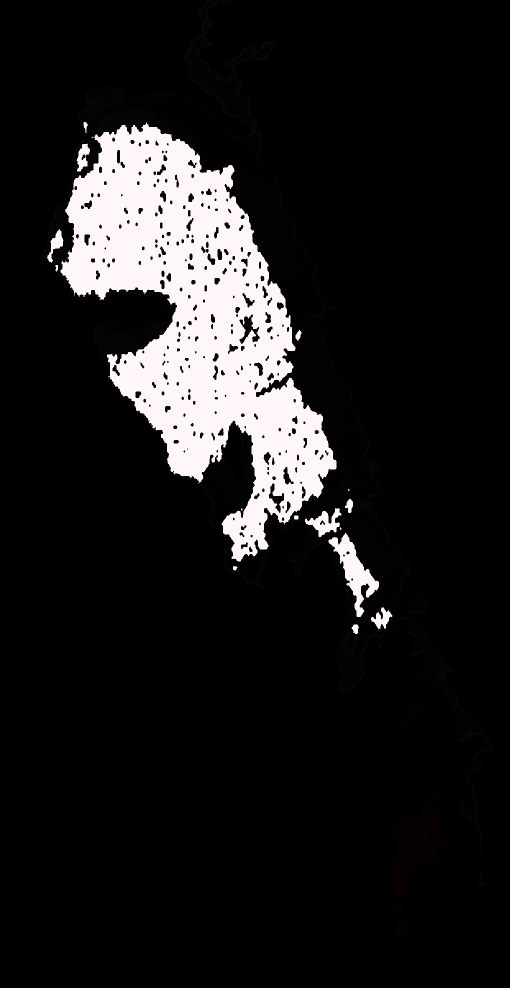
#> input picture IMG_4298a prediction v.png, 1020 x 1976 px, found by its file name (shown at 1/2 size)
$ python 'Image Comparator.py'
#> lines starting #> are read from the running program, lines starting #| are printed output that depends on the picture; after the words box and inside, x2 and y2 are one past the last pixel; in counts of white or black regions, pixels touching at a corner belong together
from PIL import Image
import numpy as np
from skimage.metrics import structural_similarity as ssim

def compute_ssim_iou(predicted_path, actual_path, threshold=0.5):
    # Load and convert images to grayscale
#> called with threshold = 0.5
    predicted_img = Image.open(predicted_path).convert('L')
    actual_img = Image.open(actual_path).convert('L')
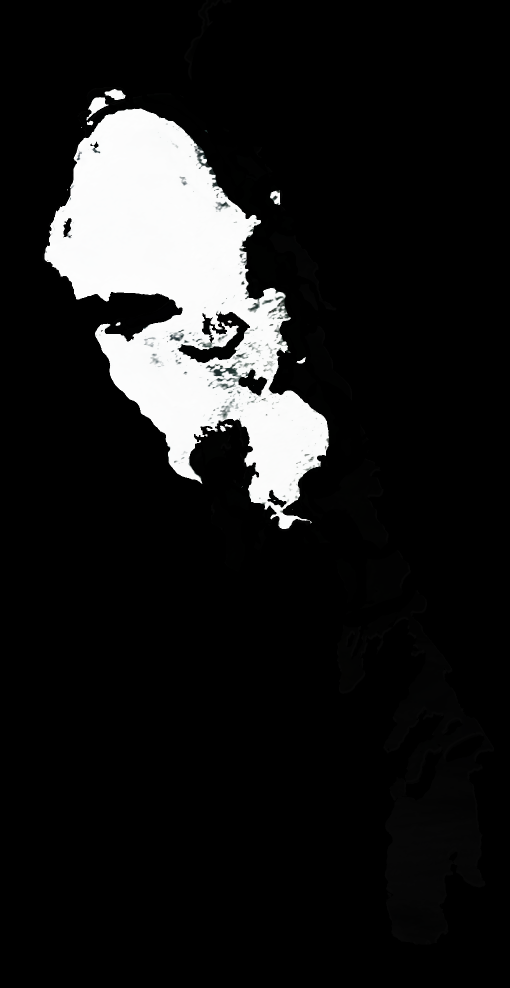
#> input picture IMG_4298a ice.PNG, 1020 x 1976 px, found by its file name (shown at 1/2 size)

    # Resize actual to match predicted if needed
    if predicted_img.size != actual_img.size:
        actual_img = actual_img.resize(predicted_img.size)

    # Convert to numpy arrays
    predicted_array = np.array(predicted_img) / 255.0
    actual_array = np.array(actual_img) / 255.0

    # Compute SSIM
    ssim_index, _ = ssim(predicted_array, actual_array, full=True, data_range=1.0)
#> ssim_index = 0.882

    # Create binary masks
    pred_mask = predicted_array > threshold
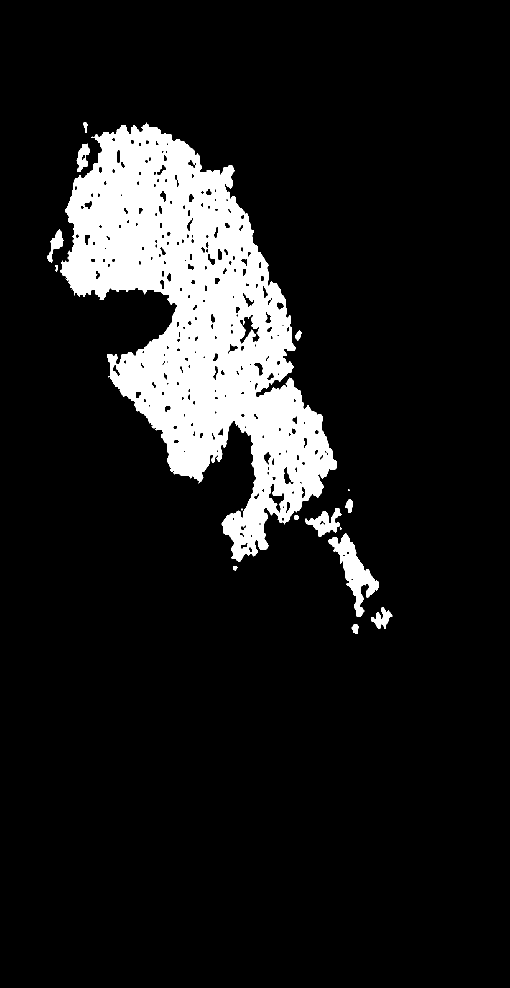
#> pred_mask: shape (1976, 1020) bool (shown at 1/2 size); 11% white; 18 white regions (5 under 20 px), largest, box (x1, y1, x2, y2) and area: (121, 245, 673, 1123) 210767, (657, 1066, 758, 1234) 5468, (610, 1016, 683, 1074) 1792
    actual_mask = actual_array > threshold
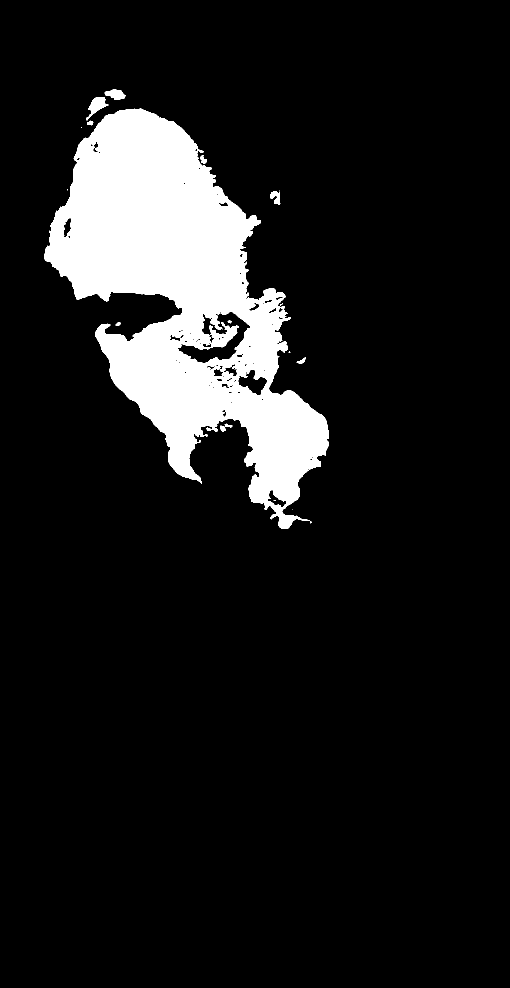
#> actual_mask: shape (1976, 1020) bool (shown at 1/2 size); 10.6% white; 19 white regions (8 under 20 px), largest, box (x1, y1, x2, y2) and area: (89, 217, 658, 1058) 211183, (172, 194, 217, 241) 816, (209, 178, 251, 200) 567

    # Compute IoU
    intersection = np.logical_and(pred_mask, actual_mask)
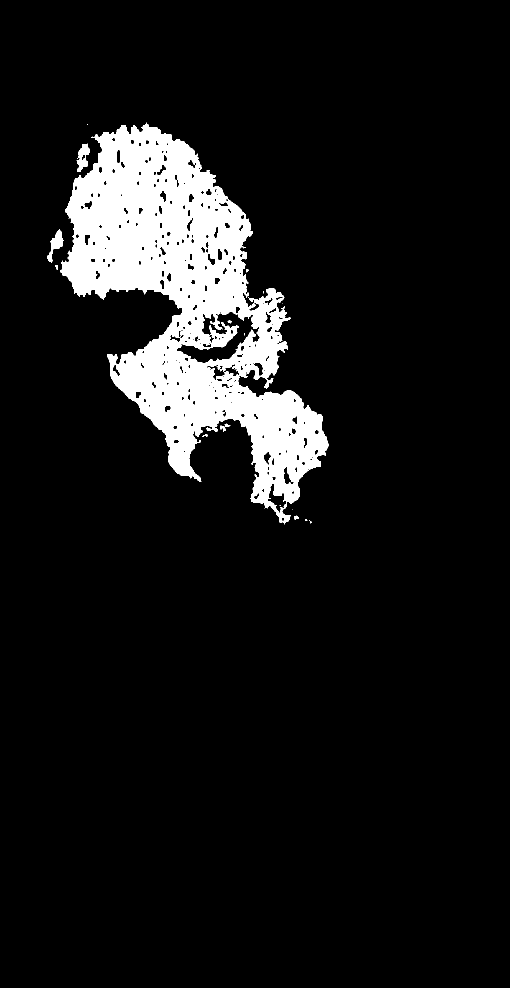
#> intersection: shape (1976, 1020) bool (shown at 1/2 size); 8.8% white; 21 white regions (10 under 20 px), largest, box (x1, y1, x2, y2) and area: (121, 245, 657, 1049) 174845, (94, 458, 127, 526) 820, (153, 287, 180, 343) 789
    union = np.logical_or(pred_mask, actual_mask)
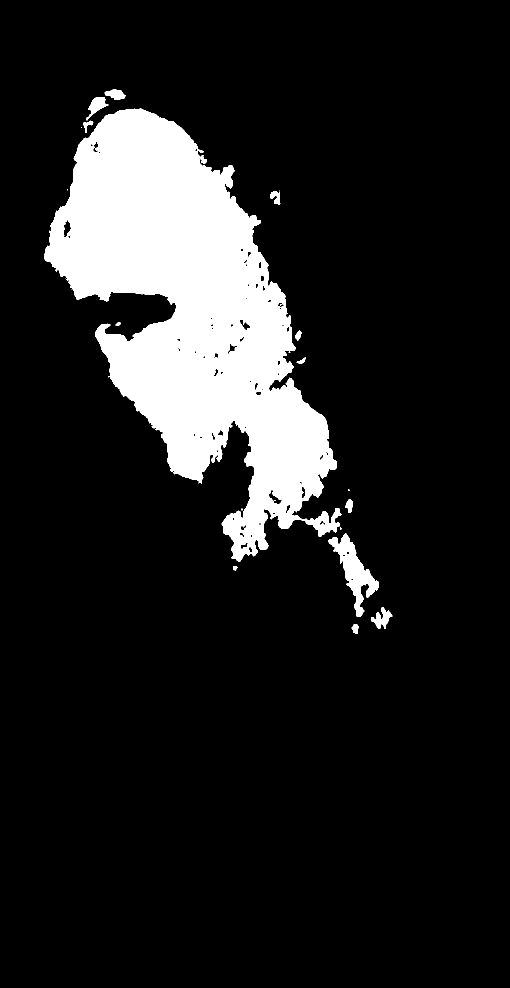
#> union: shape (1976, 1020) bool (shown at 1/2 size); 12.8% white; 23 white regions (10 under 20 px), largest, box (x1, y1, x2, y2) and area: (89, 217, 683, 1123) 249031, (657, 1066, 758, 1234) 5468, (742, 1215, 785, 1258) 868
    iou_score = np.sum(intersection) / np.sum(union) if np.sum(union) > 0 else 0
#> iou_score = 0.685

    return ssim_index, iou_score

# Example usage:
predicted_image_path = "C:/Users/Ritchie Strachan\Desktop/2024-25 Science Fair/IMG_4298a prediction v.png"
actual_image_path = "C:/Users/Ritchie Strachan\Desktop/2024-25 Science Fair/IMG_4298a ice.PNG"

ssim_score, iou_score = compute_ssim_iou(predicted_image_path, actual_image_path)
#> ssim_score = 0.882; iou_score = 0.685

print(f"Structural Similarity Index (SSIM): {ssim_score:.4f}")
#| Structural Similarity Index (SSIM): 0.8819
print(f"Intersection over Union (IoU): {iou_score:.4f}")
#| Intersection over Union (IoU): 0.6849
